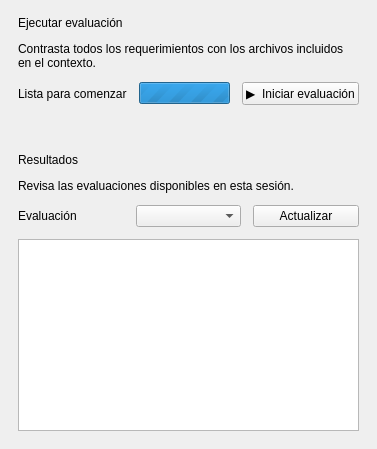
<?xml version="1.0" encoding="UTF-8"?>
<ui version="4.0">
 <class>EvaluationPage</class><widget class="QWidget" name="EvaluationPage">
  <layout class="QVBoxLayout" name="pageLayout"><property name="spacing"><number>14</number></property><property name="leftMargin"><number>0</number></property><property name="topMargin"><number>0</number></property><property name="rightMargin"><number>0</number></property><property name="bottomMargin"><number>0</number></property>
   <item><widget class="QFrame" name="actionCard"><property name="card" stdset="0"><bool>true</bool></property><layout class="QVBoxLayout" name="actionCardLayout"><property name="spacing"><number>12</number></property><property name="leftMargin"><number>18</number></property><property name="topMargin"><number>16</number></property><property name="rightMargin"><number>18</number></property><property name="bottomMargin"><number>18</number></property><item><widget class="QLabel" name="actionTitle"><property name="text"><string>Ejecutar evaluación</string></property></widget></item><item><widget class="QLabel" name="actionSubtitle"><property name="text"><string>Contrasta todos los requerimientos con los archivos incluidos en el contexto.</string></property><property name="muted" stdset="0"><bool>true</bool></property><property name="wordWrap"><bool>true</bool></property></widget></item><item><layout class="QHBoxLayout" name="actionRow"><item><widget class="QLabel" name="state_label"><property name="text"><string>Lista para comenzar</string></property><property name="muted" stdset="0"><bool>true</bool></property></widget></item><item><widget class="QProgressBar" name="progress"><property name="maximumSize"><size><width>180</width><height>16777215</height></size></property><property name="minimum"><number>0</number></property><property name="maximum"><number>0</number></property><property name="visible"><bool>false</bool></property></widget></item><item><widget class="QPushButton" name="run_button"><property name="text"><string>▶  Iniciar evaluación</string></property><property name="primary" stdset="0"><bool>true</bool></property></widget></item></layout></item></layout></widget></item>
   <item><widget class="QFrame" name="resultsCard"><property name="card" stdset="0"><bool>true</bool></property><layout class="QVBoxLayout" name="resultsCardLayout"><property name="spacing"><number>12</number></property><property name="leftMargin"><number>18</number></property><property name="topMargin"><number>16</number></property><property name="rightMargin"><number>18</number></property><property name="bottomMargin"><number>18</number></property><item><widget class="QLabel" name="resultsTitle"><property name="text"><string>Resultados</string></property></widget></item><item><widget class="QLabel" name="resultsSubtitle"><property name="text"><string>Revisa las evaluaciones disponibles en esta sesión.</string></property><property name="muted" stdset="0"><bool>true</bool></property></widget></item><item><layout class="QHBoxLayout" name="resultRow"><item><widget class="QLabel" name="reviewCaption"><property name="text"><string>Evaluación</string></property></widget></item><item><widget class="QComboBox" name="review_combo"/></item><item><widget class="QPushButton" name="refresh_button"><property name="text"><string>Actualizar</string></property></widget></item></layout></item><item><widget class="QTextBrowser" name="result_view"><property name="openExternalLinks"><bool>false</bool></property></widget></item></layout></widget></item>
  </layout>
 </widget><resources/><connections/>
</ui>
